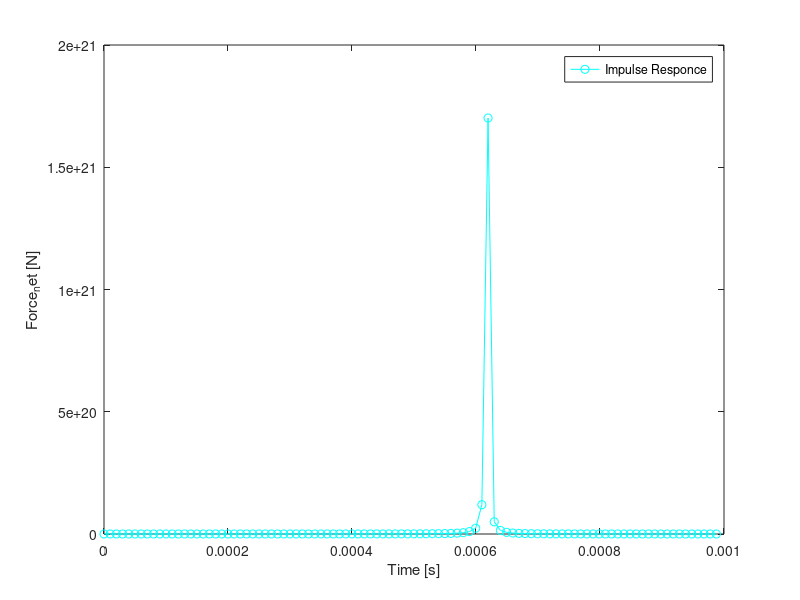

Reproduce this figure in MATLAB.
%--------------------------------------------------------
% 
% ctrl + shift + scrollmouse = zoom(in or out)
%
% A Program to Calculate Impulse Response of
% a Blackhole on a Space-Body over the Time
%[Numerical Approach]
%--------------------------------------------------------

%Put_Ins
NP = 100000;
tMax = 1;                               %[in s]
dt_Our= tMax/NP;                        %[in s]

c = 2.999*10^8;                         %[in m/s]
v0 = 10^6;                              %[in m/s]
G = 6.6743*10^-11;                      %[in m^3/(kg*s^2)]

m_S = 1.9889*10^30;                     %[in kg]
m_B = 100*m_S;                          %[in kg]
m_T = 555.55;                           %[in kg]

x_B = 10^4;                             %[in m]
y_B = 0;                                %[in m]
z_B = 0;                                %[in m]
y_T = 0;                                %[in m]
z_T = 0;                                %[in m]


%Assigning_Arrays
t = zeros(1, NP);                       % A range from 0 to NP
Fg = zeros(1, NP);                      % A range from 0 to NP
x_T = zeros(1, NP);                     % A range from 0 to NP
r_BT = zeros(1, NP);                    % A range from 0 to NP
dt_B = zeros(1, NP);                    % A range from 0 to NP
v = zeros(1, NP);                       % A range from 0 to NP


%Initial_Conditions
x_T(1) = 0;                             %[in m]
v(1) = 0;                               %[in m/s]
t(1) = 0;                               %[in s]


%Looping
for i = 1: NP
    v(i + 1) = v(i) + 0.5*v0;                                                       %[in m/s]
  
    
    dt_B(i) = dt_Our*sqrt(1 - (v(i + 1)/c)^2)^0.5;                                  %[in s]
    
    
    x_T(i + 1) = x_T(i) + v(i + 1)*dt_B(i);                                         %[in m]
    
    
    r_BT(i + 1) = sqrt((x_B - x_T(i + 1))^2 + (y_B - y_T)^2 + (z_B - z_T)^2);       %[in m]
   
    
    Fg(i) = G*m_B*m_T/(r_BT(i + 1))^2 + m_T*(v(i + 1) - v(i))/dt_B(i);              %[in N]                              
    
    
    t(i + 1) = t(i) + dt_B(i);                                                      %[in s]

end


%Plotting
plot(t(1: 100), Fg(1: 100), 'co-');    %plotting X and Y
xlabel('Time [s]');                    %Labeling X
ylabel('Force_net [N]');               %Labeling Y
h = legend('Impulse Responce');        %Title of the plot
